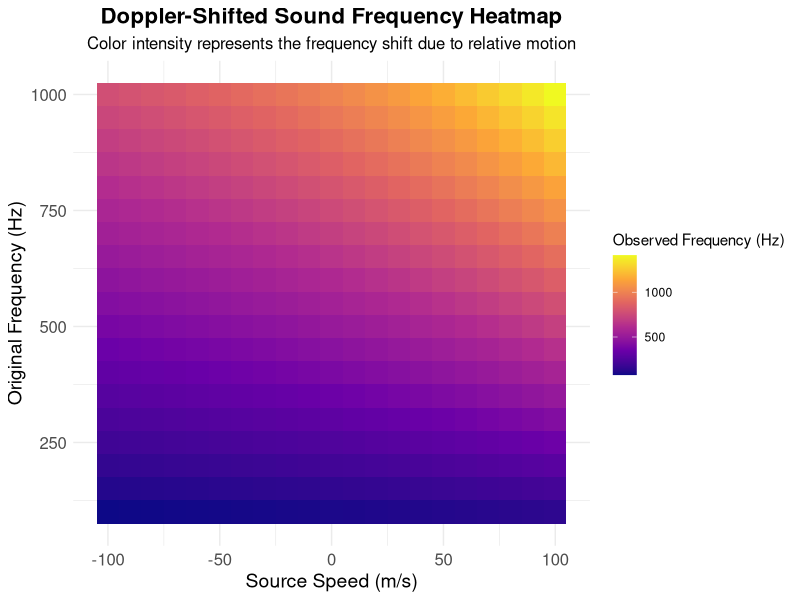

The R script that drew this image:
##########################################
# 
# Doppler shift?
# 
#
# Series:
# Little Useless-useful R functions #75
# Created: OCtober  01, 2025
# Author: Tomaz Kastrun
# Blog: tomaztsql.wordpress.com
# V.1.0

# Changelog: 
#        
###########################################


library(ggplot2)
library(reshape2)

doppler_shift <- function(frequencies, source_speeds, observer_speed = 0, c = 343) {
  shifted_freqs <- outer(frequencies, source_speeds, 
                         function(f, v_s) f * (c + observer_speed) / (c - v_s))
  
  return(shifted_freqs)
}

doppler_colormap <- function(frequencies = seq(100, 1000, by = 50), 
                             source_speeds = seq(-100, 100, by = 10), 
                             observer_speed = 0) {
  
 
  shifted_freqs <- doppler_shift(frequencies, source_speeds, observer_speed)
  
  # Convert to a data frame for ggplot
  df <- melt(shifted_freqs)
  colnames(df) <- c("Frequency_Index", "Speed_Index", "Shifted_Frequency")
  
  df$Frequency <- frequencies[df$Frequency_Index]
  df$Source_Speed <- source_speeds[df$Speed_Index]
  

  p <- ggplot(df, aes(x = Source_Speed, y = Frequency, fill = Shifted_Frequency)) +
    geom_tile() +
    scale_fill_viridis_c(option = "plasma", name = "Observed Frequency (Hz)") +
    theme_minimal() +
    labs(
      title = "Doppler-Shifted Sound Frequency Heatmap",
      subtitle = "Color intensity represents the frequency shift due to relative motion",
      x = "Source Speed (m/s)",
      y = "Original Frequency (Hz)"
    ) +
    theme(
      plot.title = element_text(size = 16, face = "bold", hjust = 0.5),
      plot.subtitle = element_text(size = 12, hjust = 0.5),
      axis.title = element_text(size = 14),
      axis.text = element_text(size = 12)
    )
  
  print(p)
}


doppler_colormap()




